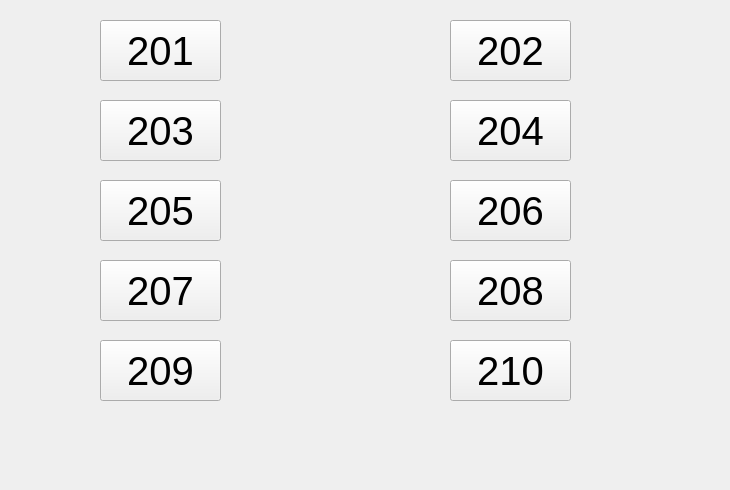
        <widget class="QWidget" name="shuangrenjian">
         <attribute name="title">
          <string>双人间</string>
         </attribute>
         <widget class="QPushButton" name="srj_1">
          <property name="geometry">
           <rect>
            <x>100</x>
            <y>20</y>
            <width>121</width>
            <height>61</height>
           </rect>
          </property>
          <property name="font">
           <font>
            <pointsize>30</pointsize>
           </font>
          </property>
          <property name="text">
           <string>201</string>
          </property>
         </widget>
         <widget class="QPushButton" name="srj_2">
          <property name="geometry">
           <rect>
            <x>450</x>
            <y>20</y>
            <width>121</width>
            <height>61</height>
           </rect>
          </property>
          <property name="font">
           <font>
            <pointsize>30</pointsize>
           </font>
          </property>
          <property name="text">
           <string>202</string>
          </property>
         </widget>
         <widget class="QPushButton" name="srj_3">
          <property name="geometry">
           <rect>
            <x>100</x>
            <y>100</y>
            <width>121</width>
            <height>61</height>
           </rect>
          </property>
          <property name="font">
           <font>
            <pointsize>30</pointsize>
           </font>
          </property>
          <property name="text">
           <string>203</string>
          </property>
         </widget>
         <widget class="QPushButton" name="srj_4">
          <property name="geometry">
           <rect>
            <x>450</x>
            <y>100</y>
            <width>121</width>
            <height>61</height>
           </rect>
          </property>
          <property name="font">
           <font>
            <pointsize>30</pointsize>
           </font>
          </property>
          <property name="text">
           <string>204</string>
          </property>
         </widget>
         <widget class="QPushButton" name="srj_6">
          <property name="geometry">
           <rect>
            <x>450</x>
            <y>180</y>
            <width>121</width>
            <height>61</height>
           </rect>
          </property>
          <property name="font">
           <font>
            <pointsize>30</pointsize>
           </font>
          </property>
          <property name="text">
           <string>206</string>
          </property>
         </widget>
         <widget class="QPushButton" name="srj_7">
          <property name="geometry">
           <rect>
            <x>100</x>
            <y>260</y>
            <width>121</width>
            <height>61</height>
           </rect>
          </property>
          <property name="font">
           <font>
            <pointsize>30</pointsize>
           </font>
          </property>
          <property name="text">
           <string>207</string>
          </property>
         </widget>
         <widget class="QPushButton" name="srj_8">
          <property name="geometry">
           <rect>
            <x>450</x>
            <y>260</y>
            <width>121</width>
            <height>61</height>
           </rect>
          </property>
          <property name="font">
           <font>
            <pointsize>30</pointsize>
           </font>
          </property>
          <property name="text">
           <string>208</string>
          </property>
         </widget>
         <widget class="QPushButton" name="srj_5">
          <property name="geometry">
           <rect>
            <x>100</x>
            <y>180</y>
            <width>121</width>
            <height>61</height>
           </rect>
          </property>
          <property name="font">
           <font>
            <pointsize>30</pointsize>
           </font>
          </property>
          <property name="text">
           <string>205</string>
          </property>
         </widget>
         <widget class="QPushButton" name="srj_10">
          <property name="geometry">
           <rect>
            <x>450</x>
            <y>340</y>
            <width>121</width>
            <height>61</height>
           </rect>
          </property>
          <property name="font">
           <font>
            <pointsize>30</pointsize>
           </font>
          </property>
          <property name="text">
           <string>210</string>
          </property>
         </widget>
         <widget class="QPushButton" name="srj_9">
          <property name="geometry">
           <rect>
            <x>100</x>
            <y>340</y>
            <width>121</width>
            <height>61</height>
           </rect>
          </property>
          <property name="font">
           <font>
            <pointsize>30</pointsize>
           </font>
          </property>
          <property name="text">
           <string>209</string>
          </property>
         </widget>
         <widget class="QLabel" name="label_2">
          <property name="geometry">
           <rect>
            <x>0</x>
            <y>0</y>
            <width>721</width>
            <height>481</height>
           </rect>
          </property>
          <property name="styleSheet">
           <string notr="true">border-image: url(:/picture/1.jpg);</string>
          </property>
          <property name="text">
           <string/>
          </property>
         </widget>
         <zorder>label_2</zorder>
         <zorder>srj_1</zorder>
         <zorder>srj_2</zorder>
         <zorder>srj_3</zorder>
         <zorder>srj_4</zorder>
         <zorder>srj_6</zorder>
         <zorder>srj_7</zorder>
         <zorder>srj_8</zorder>
         <zorder>srj_5</zorder>
         <zorder>srj_10</zorder>
         <zorder>srj_9</zorder>
        </widget>
